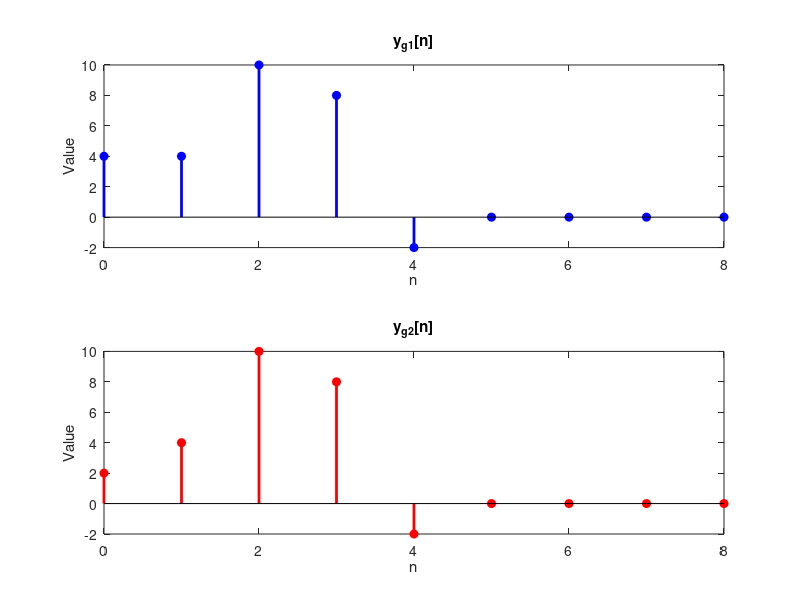

This figure's MATLAB source:
xg = [2, 0, 0, 0, 0];
h2 = [0, 2, 5, 4, -1];
nxg = 0:4;
nh2 = 0:4;

yga = xg .^ 2;
ygb = conv(xg, h2);
nygb = nxg(1)+nh2(1):nxg(end)+nh2(end);

yga_extended = [yga, zeros(1, length(ygb) - length(yga))]; % 补零
yg1 = yga_extended + ygb;
nyg1 = nygb;

hg1 = [1, 0, 0, 0, 0] .^ 2; 
h_parallel = hg1 + h2;

yg2 = conv(xg, h_parallel); 
nyg2 = nxg(1)+nh2(1):nxg(end)+nh2(end);

%绘制图片
figure;
subplot(2,1,1);
stem(nyg1, yg1, 'b', 'filled','LineWidth',2);
title('y_{g1}[n]');
xlabel('n'); ylabel('Value');

subplot(2,1,2);
stem(nyg2, yg2, 'r', 'filled','LineWidth',2);
title('y_{g2}[n]');
xlabel('n'); ylabel('Value');

%计算y2的N、α
